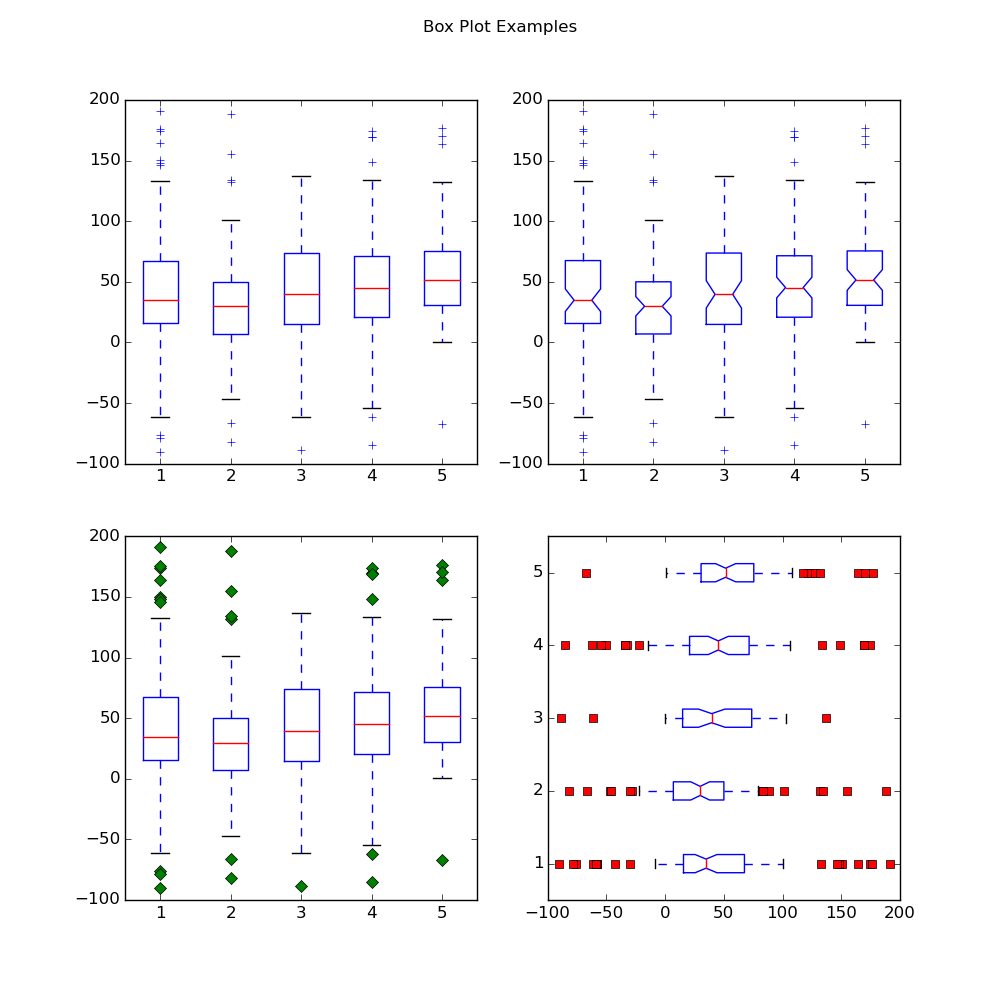

Write Julia code to recreate this figure.
# pyplot_boxplot.jl
#
#	Box plots demonstrations
#
# gizmaa (https://gist.github.com/gizmaa/7214002)
# Julia 0.3.2
# Created: 30.10.13
# Last Edit: 12.12.14

using PyPlot

# http://matplotlib.org/api/pyplot_api.html#matplotlib.pyplot.boxplot
# http://matplotlib.org/examples/pylab_examples/boxplot_demo.html

###################
##  Create Data  ##
###################
# Boxes with irregular amounts of data can
# be plotted by putting the data into bins in an ANY array.
num = 5
data = Array(Any,num) # Preallocate an ANY array for the storage of final values
for i=1:1:num
	num1 = round(40rand(1)) + 10
	num1 = int(num1[1])
	num2 = round(20rand(1)) + 10
	num2 = int(num2[1])
	num3 = round(10rand(1)) + 1
	num3 = int(num3[1])
	num4 = round(10rand(1)) + 1
	num4 = int(num4[1])
	
	spread = 100rand(num1)
	center = 50rand(num2)
	flier_high = 100rand(num3) + 100
	flier_low = -100rand(num4)
	data[i] = [spread,center,flier_high,flier_low]
end

################
##  Box Plot  ##
################
fig = figure("pyplot_boxplot",figsize=(10,10))
subplot(221)
boxplot(data) # Basic

subplot(222)
boxplot(data,1)

subplot(223)
boxplot(data,0,"gD")

subplot(224)
boxplot(data, # Each column/cell is one box
	notch=true, # Notched center
	whis=0.75, # Whisker length as a percent of inner quartile range
	widths=0.25, # Width of boxes
	vert=false, # Horizontal boxes
	sym="rs") # Symbol color and shape (rs = red square)

suptitle("Box Plot Examples")
